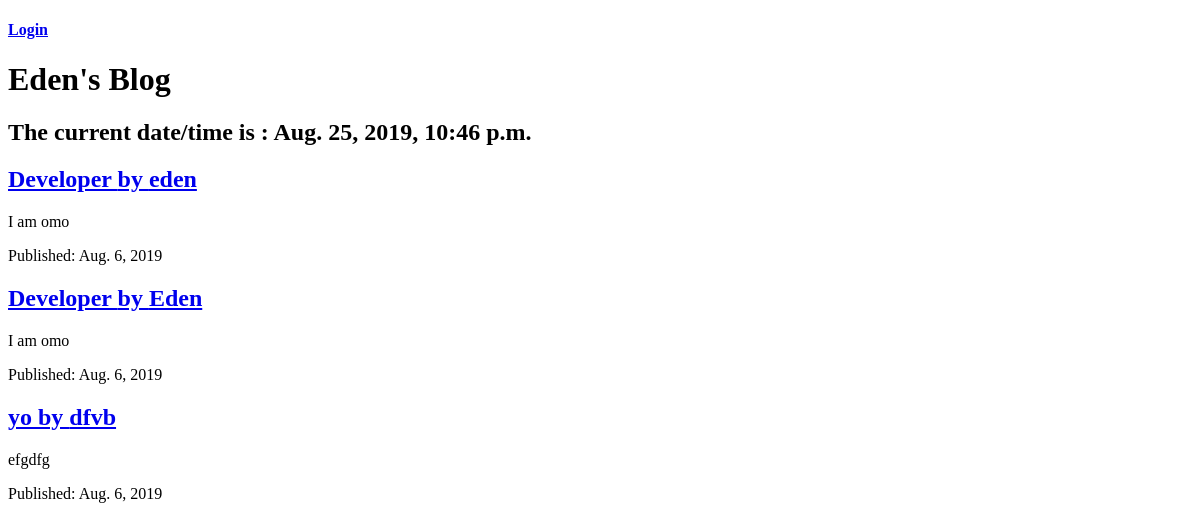
Page /home/ on the earlier database version.
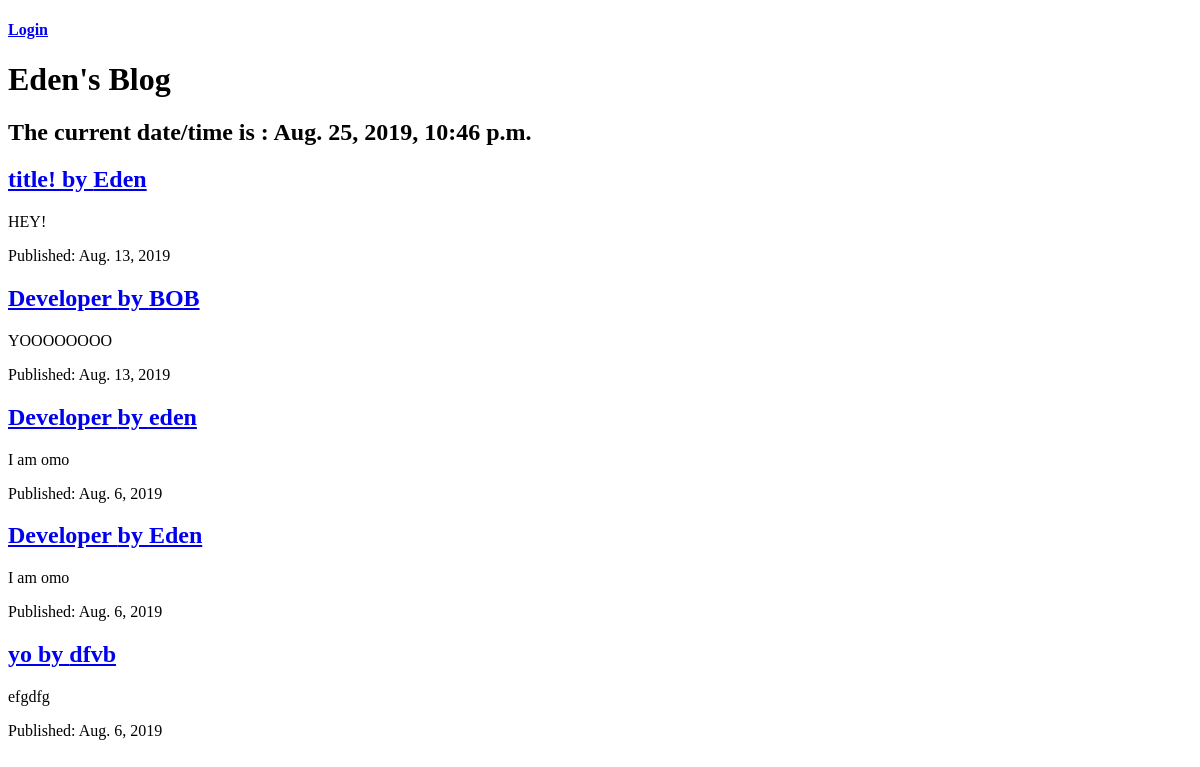
Same page on the later database version.
### blog/models.py (models this page shows)
class Article(models.Model):
    title = models.CharField(max_length=255)
    body = models.TextField(validators=[MinLengthValidator(1)])
    draft = models.BooleanField(default=False)
    published_date = models.DateField(auto_now=True)
    author = models.CharField(max_length=255)

### blog/views.py (the view)
# urls.py: path('home/', home_page),
def home_page(request):
    return render(request, 'index.html', {
        'current_time': datetime.now(),
        'articles': Article.objects.order_by('-published_date')
    })

### blog/templates/index.html
{% extends 'base.html' %}
    {% block content %}
        <h1>Eden's Blog</h1>
        <h2>The current date/time is : {{ current_time }}</h2>
        {% for article in articles %}
            {% if article.draft == False %}
                <article>
                    <a href="{% url 'article_page' id=article.id %}">
                        <h2>{{ article.title }} by {{ article.author }}</h2>
                    </a>
                    <p>{{ article.body }}</p>
                    <p>Published: {{ article.published_date }}</p>
                </article>
            {% endif %}
        {% endfor %}
    {% endblock %}

Differences in the rows shown:
added Article: title "title!", author "Eden", body "HEY!", published_date "Aug. 13, 2019"
added Article: title "Developer", author "BOB", body "YOOOOOOOO", published_date "Aug. 13, 2019"
